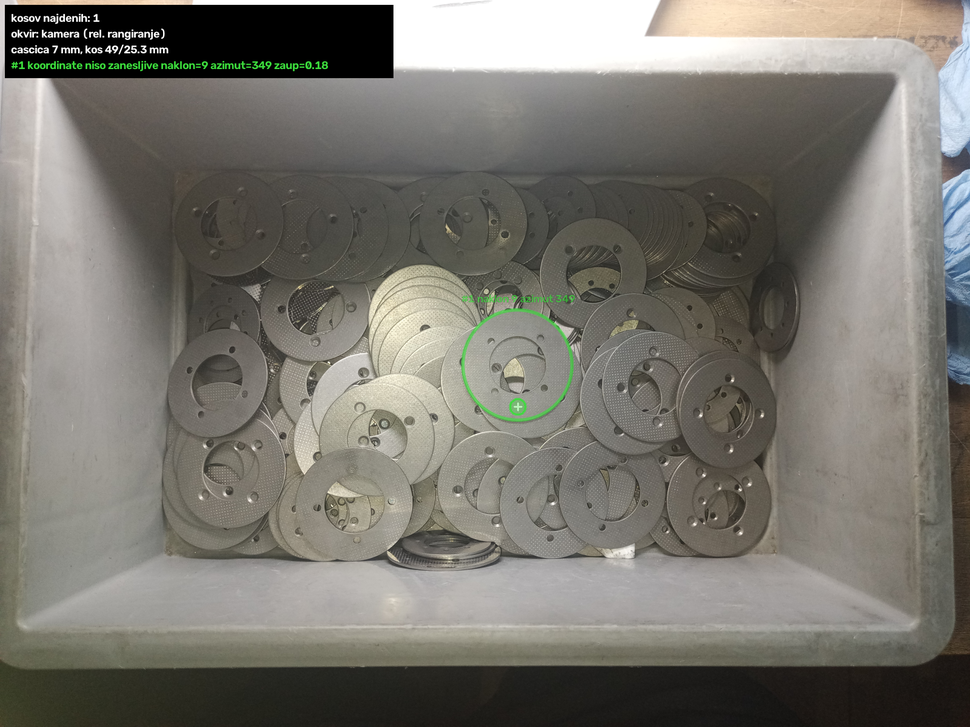
#> input picture rezultat_zaboj.png, 970 x 727 px, shrunk from 1600 x 1200 before the run; its folder holds only this picture in this run
$ python -i preprocess.py   (imports and definitions only)
#> lines starting #> are read from the running program, lines starting #| are printed output that depends on the picture
"""Predobdelava: CLAHE, bilateralni filter, maska spekularnih odsevov.

Spekularni odsevi na svetleci plocevini so nasiceni piksli - njihovi robovi so
lazni robovi. Zaznamo jih in maskiramo, namesto da bi jih obravnavali kot rob.
"""

from __future__ import annotations

from dataclasses import dataclass
from typing import Optional

import cv2
import numpy as np

from .config import Config


@dataclass
class Preprocessed:
    gray: np.ndarray            # uint8, po CLAHE + bilateralnem filtru
    raw_gray: np.ndarray        # uint8, original v sivini
    specular_mask: np.ndarray   # uint8 0/255, 255 = odsev
    diagnostics: dict


def to_gray(image: np.ndarray) -> np.ndarray:
    if image is None:
        raise ValueError("slika je None")
    if image.ndim == 3:
        if image.shape[2] == 4:
            image = cv2.cvtColor(image, cv2.COLOR_BGRA2BGR)
        return cv2.cvtColor(image, cv2.COLOR_BGR2GRAY)
    if image.dtype != np.uint8:
        image = cv2.normalize(image, None, 0, 255, cv2.NORM_MINMAX).astype(np.uint8)
    return image


# [56 lines left out: functions specular_mask, apply_gamma, preprocess, not called in this run]

>>> import cv2
>>> picture = cv2.imread('../rezultat_zaboj.png')
#> picture is the input picture: shape (727, 970, 3); mean B, G, R 110.3, 117.7, 120.2
>>> result = to_gray(picture)
#> in to_gray, `return cv2.cvtColor(image, cv2.COLOR_BGR2GRAY)`:
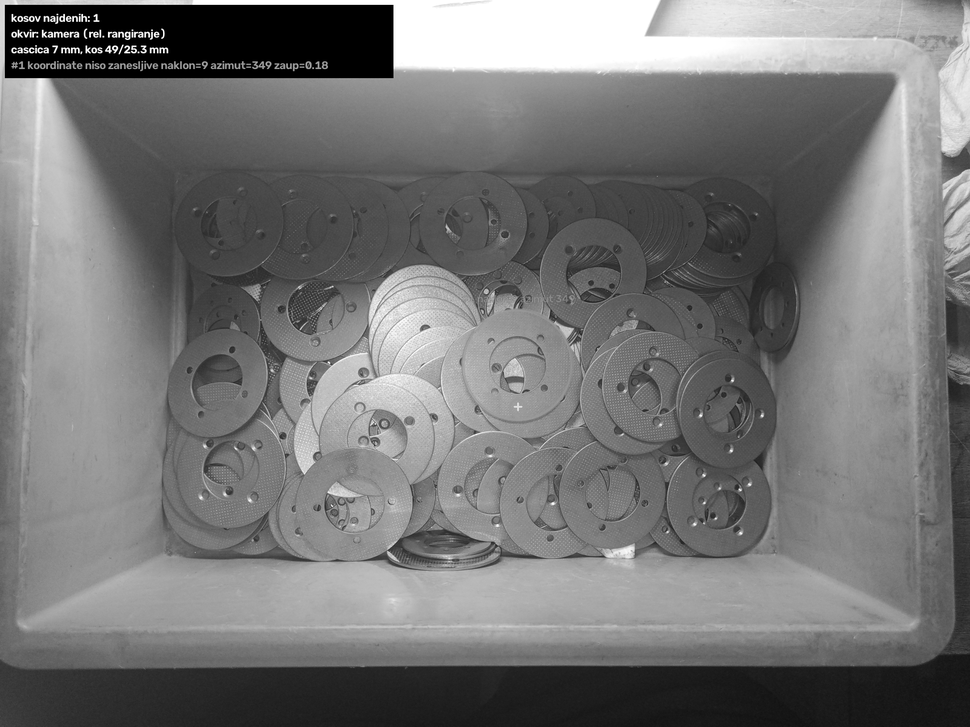
#> returned value: shape (727, 970); min 0, max 255, mean 117.6
